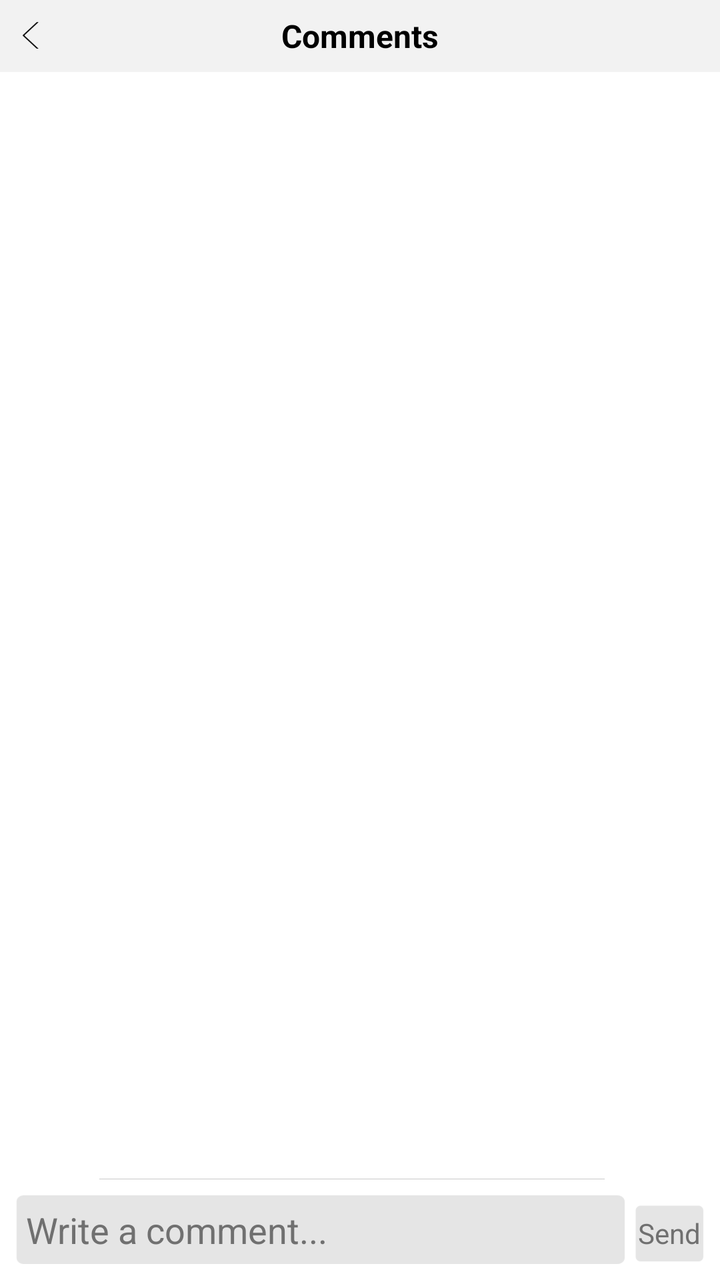
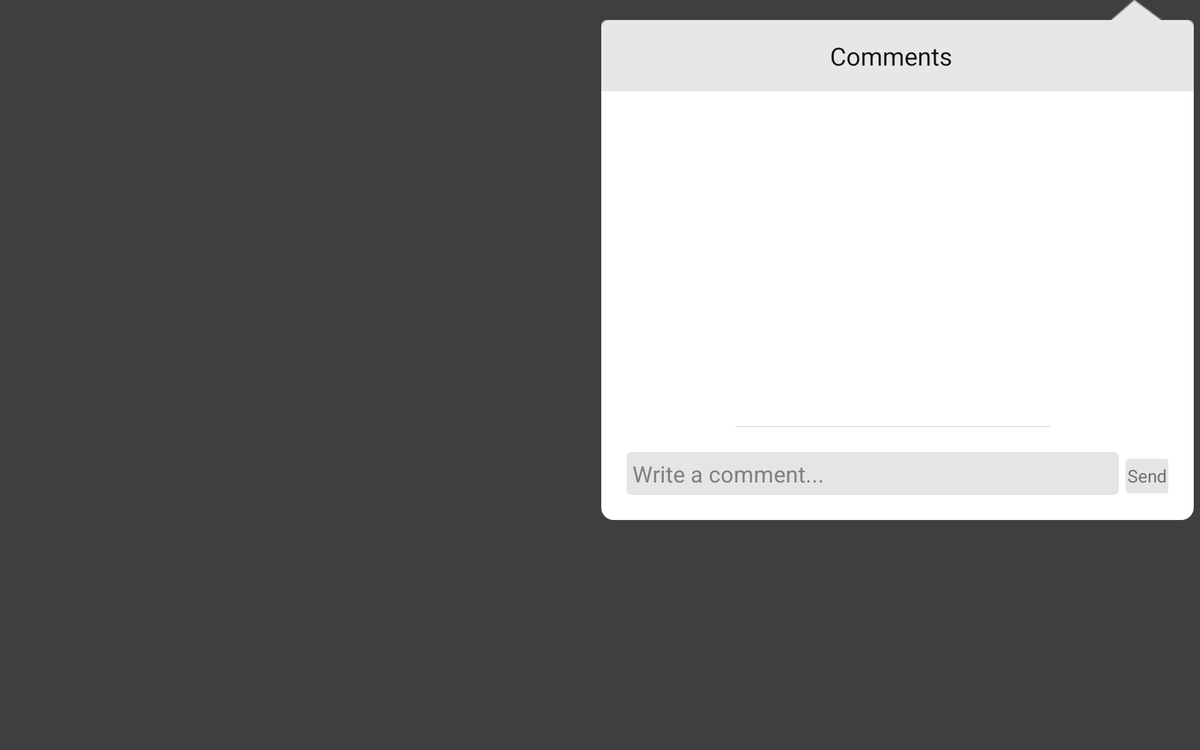

Compare how this app lays out the same screen by default and in its alternative resource folder. The renders come first, then the two layout files and the values they reference.
<!-- AndroidManifest.xml: application theme android:Theme.Light.NoTitleBar -->
<!-- res/layout/comment_popup_screen.xml -->
<?xml version="1.0" encoding="utf-8"?>
<LinearLayout xmlns:android="http://schemas.android.com/apk/res/android"
    android:layout_width="match_parent"
    android:layout_height="match_parent"
    android:background="@color/white"
    android:orientation="vertical">

    <include layout="@layout/top_header" />

    <TextView
        android:id="@+id/comment_screen_no_comments_txt"
        android:layout_width="wrap_content"
        android:layout_height="0dp"
        android:layout_weight="1"
        android:gravity="center"
        android:text="@string/lbl_no_comments_found"
        android:textColor="@color/black"
        android:textSize="@dimen/text_size_38"
        android:visibility="gone" />

    <ListView
        android:id="@+id/comment_screen_listviw"
        android:layout_width="match_parent"
        android:layout_height="0dp"
        android:layout_weight="1"
        android:cacheColorHint="#0000"
        android:divider="@drawable/seprator"
        android:paddingRight="@dimen/margin_8"
        android:scrollingCache="false"></ListView>

    <ImageView
        android:layout_width="fill_parent"
        android:layout_height="wrap_content"
        android:paddingRight="@dimen/margin_8"
        android:src="@drawable/seprator" />

    <LinearLayout
        android:layout_width="match_parent"
        android:layout_height="wrap_content"
        android:padding="@dimen/margin_8">

        <EditText
            android:id="@+id/comment_screen_comment_edtTxt"
            android:layout_width="0dp"
            android:layout_height="wrap_content"
            android:layout_weight="1"
            android:background="@drawable/comment_text_input"
            android:hint="@string/lbl_wrt_comment"
            android:padding="@dimen/margin_5"
            android:singleLine="true"
            android:textColorHint="@color/grey"></EditText>

        <Button
            android:id="@+id/comment_screen_send_comment_btn"
            android:layout_width="wrap_content"
            android:layout_height="wrap_content"
            android:layout_marginLeft="@dimen/margin_5"
            android:background="@drawable/send_btn"
            android:text="@string/lbl_send"
            android:textColor="@color/grey" />
    </LinearLayout>

</LinearLayout>
<!-- res/layout/top_header.xml (included above) -->
<?xml version="1.0" encoding="utf-8"?>
<RelativeLayout xmlns:android="http://schemas.android.com/apk/res/android"
    android:layout_width="match_parent"
    android:layout_height="wrap_content"
    android:background="@drawable/navbar_bg"
    android:orientation="horizontal"
    android:paddingRight="@dimen/margin_10">

    <ImageView
        android:id="@+id/header_back_btn_imgVw"
        android:layout_width="wrap_content"
        android:layout_height="wrap_content"
        android:layout_alignParentLeft="true"
        android:layout_centerVertical="true"
        android:padding="@dimen/margin_5"
        android:src="@drawable/icon_back" />

    <TextView
        android:id="@+id/header_cancel_btn_txtVw"
        android:layout_width="wrap_content"
        android:layout_height="wrap_content"
        android:layout_alignParentLeft="true"
        android:layout_centerVertical="true"
        android:padding="@dimen/margin_10"
        android:text="@string/lbl_cancel_cap"
        android:textColor="@color/black"
        android:textSize="@dimen/text_size_24"
        android:visibility="gone" />

    <TextView
        android:id="@+id/header_text_txtVw"
        android:layout_width="wrap_content"
        android:layout_height="wrap_content"
        android:layout_centerInParent="true"
        android:text="Comments"
        android:textColor="@color/black"
        android:textSize="@dimen/text_size_32"
        android:textStyle="bold" />

    <TextView
        android:id="@+id/header_done_btn_txtVw"
        android:layout_width="wrap_content"
        android:layout_height="wrap_content"
        android:layout_alignParentRight="true"
        android:layout_centerVertical="true"
        android:padding="@dimen/margin_10"
        android:text="@string/lbl_done_cap"
        android:textColor="@color/black"
        android:textSize="@dimen/text_size_24"
        android:visibility="gone" />

    <LinearLayout
        android:layout_width="wrap_content"
        android:layout_height="wrap_content"
        android:layout_alignParentRight="true"
        android:layout_centerVertical="true"
        android:orientation="horizontal">

        
        
        
        
        
        
        
        

        <TextView
            android:id="@+id/header_comment_txtVw"
            android:layout_width="wrap_content"
            android:layout_height="wrap_content"
            android:layout_marginRight="@dimen/margin_8"
            android:background="@drawable/icon_comments"
            android:gravity="center"
            android:padding="@dimen/margin_8"
            android:visibility="gone" />

        <ImageView
            android:id="@+id/header_share_imgVw"
            android:layout_width="wrap_content"
            android:layout_height="wrap_content"
            android:padding="@dimen/margin_5"
            android:src="@drawable/icon_share"
            android:visibility="gone" />
    </LinearLayout>

</RelativeLayout>
<!-- resources referenced by this layout -->
<resources>
  <color name="black">#000000</color>
  <color name="grey">#707070</color>
  <color name="white">#ffffff</color>
  <!-- from res/values-xxhdpi/ -->
  <dimen name="margin_10">10dp</dimen>
  <!-- from res/values-xxhdpi/ -->
  <dimen name="margin_5">5dp</dimen>
  <!-- from res/values-xxhdpi/ -->
  <dimen name="margin_8">8dp</dimen>
  <!-- from res/values-xxhdpi/ -->
  <dimen name="text_size_24">12sp</dimen>
  <!-- from res/values-xxhdpi/ -->
  <dimen name="text_size_32">16sp</dimen>
  <!-- from res/values-xxhdpi/ -->
  <dimen name="text_size_38">19sp</dimen>
  <!-- drawable comment_text_input: png bitmap (drawable-sw720dp, 1199 bytes) -->
  <!-- drawable icon_back: png bitmap (drawable-sw720dp, 1410 bytes) -->
  <!-- drawable icon_comments: png bitmap (drawable-sw720dp, 15456 bytes) -->
  <!-- drawable icon_share: png bitmap (drawable-sw720dp, 1803 bytes) -->
  <!-- drawable navbar_bg: png bitmap (drawable-sw720dp, 1465 bytes) -->
  <!-- drawable send_btn: png bitmap (drawable-sw720dp, 1123 bytes) -->
  <!-- drawable seprator: png bitmap (drawable-sw720dp, 958 bytes) -->
  <string name="lbl_cancel_cap">CANCEL</string>
  <string name="lbl_done_cap">DONE</string>
  <string name="lbl_no_comments_found">No comments Found. Be the first one to comment on this Article</string>
  <string name="lbl_send">Send</string>
  <string name="lbl_wrt_comment">Write a comment...</string>
</resources>
<!-- res/layout-sw600dp-land/comment_popup_screen.xml (the repository's variant of the layout above) -->
<!-- drawn on a 7-inch tablet turned sideways -->
<?xml version="1.0" encoding="utf-8"?>
<FrameLayout xmlns:android="http://schemas.android.com/apk/res/android"
    android:layout_width="fill_parent"
    android:layout_height="fill_parent"
    android:background="@color/trans_75_bg"
    android:gravity="right"
    android:orientation="vertical">

    <LinearLayout
        android:id="@+id/comment_popup_scrn_main_lnrlyt"
        android:layout_width="wrap_content"
        android:layout_height="wrap_content"
        android:layout_gravity="right"
        android:layout_marginBottom="@dimen/margin_45"
        android:gravity="right"
        android:orientation="vertical"
        android:paddingRight="@dimen/margin_5">

        <ImageView
            android:layout_width="wrap_content"
            android:layout_height="wrap_content"
            android:paddingRight="@dimen/margin_8"
            android:src="@drawable/popover_arrow" />

        <LinearLayout
            android:layout_width="wrap_content"
            android:layout_height="wrap_content"
            android:background="@drawable/btn_white_file"
            android:minHeight="400dp"
            android:orientation="vertical">

            <TextView
                android:layout_width="wrap_content"
                android:layout_height="wrap_content"
                android:background="@drawable/popover_header"
                android:gravity="center"
                android:paddingRight="@dimen/margin_10"
                android:text="@string/header_comment"
                android:textColor="@color/black_heading"
                android:textSize="@dimen/text_size_20" />

            <TextView
                android:id="@+id/comment_popup_scrn_no_comments_txt"
                android:layout_width="match_parent"
                android:layout_height="0dp"
                android:layout_weight="1"
                android:gravity="center"
                android:text="@string/lbl_no_comments_found"
                android:textColor="@color/black_heading"
                android:textSize="@dimen/text_size_20"
                android:visibility="gone" />

            <ListView
                android:id="@+id/comment_popup_scrn__listviw"
                android:layout_width="match_parent"
                android:layout_height="0dp"
                android:layout_weight="1"
                android:cacheColorHint="#0000"
                android:divider="@drawable/seprator"
                android:paddingRight="@dimen/margin_8"
                android:scrollingCache="false"
                android:visibility="visible"></ListView>

            <ImageView
                android:layout_width="fill_parent"
                android:layout_height="wrap_content"
                android:paddingRight="@dimen/margin_8"
                android:src="@drawable/seprator" />

            <LinearLayout
                android:layout_width="match_parent"
                android:layout_height="wrap_content"
                android:padding="@dimen/margin_20">

                <EditText
                    android:id="@+id/comment_popup_scrn_comment_edtTxt"
                    android:layout_width="0dp"
                    android:layout_height="wrap_content"
                    android:layout_weight="1"
                    android:background="@drawable/comment_text_input"
                    android:hint="@string/lbl_wrt_comment"
                    android:padding="@dimen/margin_5"
                    android:singleLine="true"></EditText>

                <Button
                    android:id="@+id/comment_popup_scrn_send_comment_btn"
                    android:layout_width="wrap_content"
                    android:layout_height="wrap_content"
                    android:layout_marginLeft="@dimen/margin_5"
                    android:background="@drawable/send_btn"
                    android:gravity="center"
                    android:text="@string/lbl_send"
                    android:textColor="@color/grey" />
            </LinearLayout>
        </LinearLayout>
    </LinearLayout>

</FrameLayout>
<!-- resources referenced by the variant -->
<!-- as a 7-inch tablet turned sideways resolves them -->
<resources>
  <color name="black_heading">#15151c</color>
  <color name="grey">#707070</color>
  <color name="trans_75_bg">#C0000000</color>
  <!-- from res/values-sw600dp-land/ -->
  <dimen name="margin_10">10dp</dimen>
  <!-- from res/values-sw600dp-land/ -->
  <dimen name="margin_20">20dp</dimen>
  <!-- from res/values-sw600dp-land/ -->
  <dimen name="margin_45">45dp</dimen>
  <!-- from res/values-sw600dp-land/ -->
  <dimen name="margin_5">5dp</dimen>
  <!-- from res/values-sw600dp-land/ -->
  <dimen name="margin_8">8dp</dimen>
  <!-- from res/values-sw600dp-land/ -->
  <dimen name="text_size_20">20sp</dimen>
  <!-- drawable btn_white_file (drawable) -->
  <?xml version="1.0" encoding="utf-8"?>
  <shape xmlns:android="http://schemas.android.com/apk/res/android"
      android:shape="rectangle">
  
      <solid android:color="@android:color/white" />
  
      <corners
          android:bottomLeftRadius="10dp"
          android:bottomRightRadius="10dp"
          android:topLeftRadius="10dp"
          android:topRightRadius="10dp" />
  
      
      
      
      
  
  </shape>
  <!-- drawable comment_text_input: png bitmap (drawable-sw720dp, 1199 bytes) -->
  <!-- drawable popover_arrow: png bitmap (drawable, 1323 bytes) -->
  <!-- drawable popover_header: png bitmap (drawable, 1199 bytes) -->
  <!-- drawable send_btn: png bitmap (drawable-sw720dp, 1123 bytes) -->
  <!-- drawable seprator: png bitmap (drawable-sw720dp, 958 bytes) -->
  <!-- from res/values-sw600dp-land/ -->
  <string name="header_comment">Comments</string>
  <!-- from res/values-sw600dp-land/ -->
  <string name="lbl_no_comments_found">No comments Found. Be the first one to comment on this Article</string>
  <!-- from res/values-sw600dp-land/ -->
  <string name="lbl_send">Send</string>
  <!-- from res/values-sw600dp-land/ -->
  <string name="lbl_wrt_comment">Write a comment...</string>
</resources>
